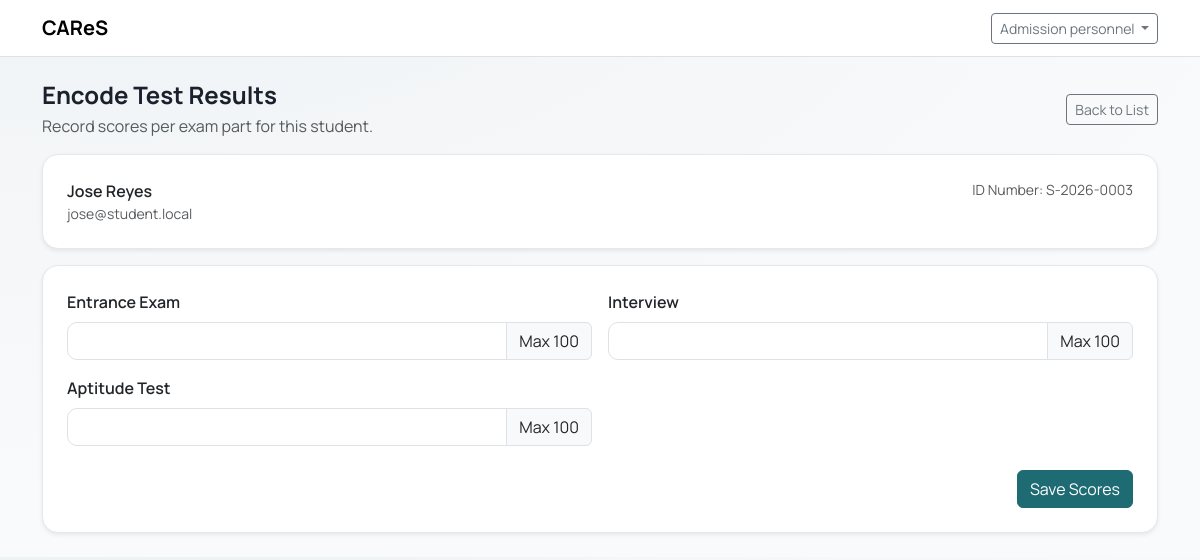
/admission/storage/edit?id=3 (signed in), run on an earlier commit of the app's database.
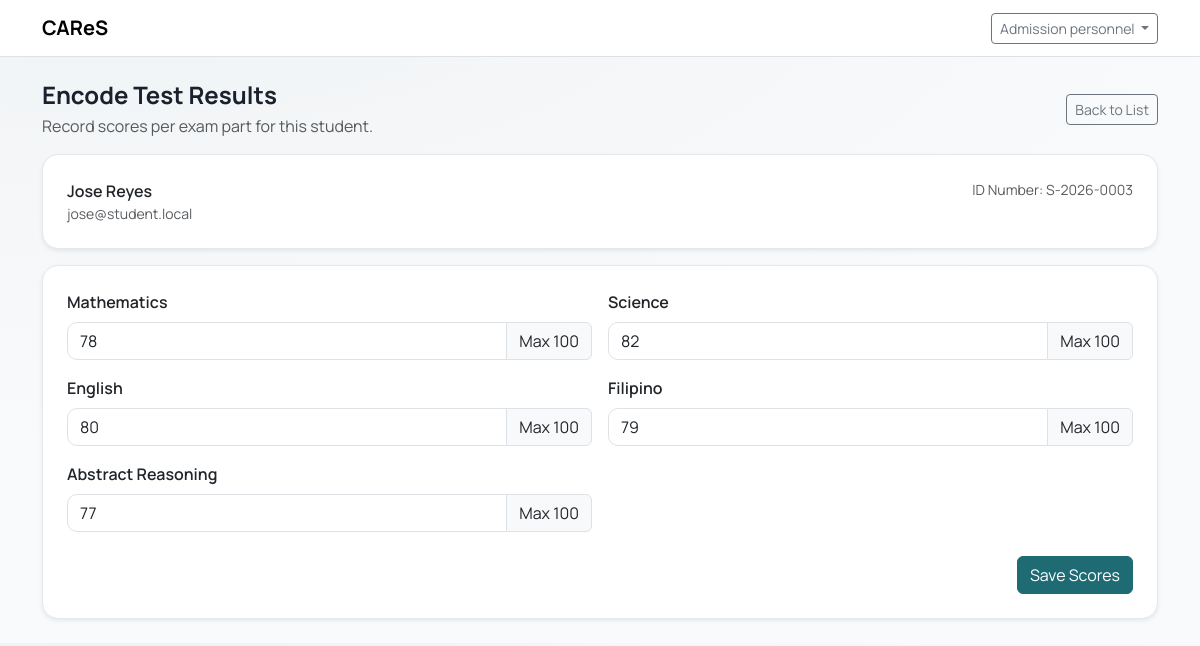
And on a later commit of the database.
### tables this page shows
CREATE TABLE exam_parts (
    id INT UNSIGNED AUTO_INCREMENT PRIMARY KEY,
    name VARCHAR(100) NOT NULL,
    max_score DECIMAL(6,2) NOT NULL DEFAULT 100.00,
    is_deleted TINYINT(1) NOT NULL DEFAULT 0,
    created_at TIMESTAMP NOT NULL DEFAULT CURRENT_TIMESTAMP,
    updated_at TIMESTAMP NULL DEFAULT NULL ON UPDATE CURRENT_TIMESTAMP,
    deleted_at DATETIME NULL,
    UNIQUE KEY uk_exam_parts_name (name),
    INDEX idx_exam_parts_deleted (is_deleted)
);

### core/View.php (called while the page is built, shortened)
<?php
final class View
{
    public static function render(string $viewPath, array $data = []): void
    {
        require __DIR__ . '/../app/Views/layouts/main.php';
    }
}

### app/Controllers/AdmissionController.php (called while the page is built, shortened)
<?php
final class AdmissionController
{
    public static function editStoredScores(): void
    {
        $id = (int)($_GET['id'] ?? 0);
        $st = Database::pdo()->prepare("SELECT id, id_number, name, email, status FROM students WHERE id = :id AND is_deleted = 0 LIMIT 1");
        $st->execute([':id' => $id]);
        $student = $st->fetch();
        $parts = WeightsService::getExamParts();
        $scoresMap = ScoresService::getStudentScoresMap($id);
        View::render('admission/encode_form', [
            'title' => 'Edit Scores',
            'student' => $student,
            'parts' => $parts,
            'scoresMap' => $scoresMap,
            'error' => null,
            'success' => flash('success'),
            'mode' => 'edit',
        ]);
    }
}

### core/Router.php (called while the page is built, shortened)
<?php
final class Router
{
    private array $routes = ['GET' => [], 'POST' => []];
    public function get(string $path, callable $handler): void
    {
        $this->routes['GET'][$path] = $handler;
    }
    public function post(string $path, callable $handler): void
    {
        $this->routes['POST'][$path] = $handler;
    }
    public function dispatch(string $method, string $path): void
    {
        $handler = $this->routes[$method][$path] ?? null;
        $handler();
    }
}

### public/index.php (called while the page is built, shortened)
<?php
$router = new Router();
$uri = parse_url($_SERVER['REQUEST_URI'] ?? '/', PHP_URL_PATH) ?: '/';
$path = str_starts_with($uri, BASE_PATH) ? substr($uri, strlen(BASE_PATH)) : $uri;
$path = $path === '' ? '/' : $path;
$method = $_SERVER['REQUEST_METHOD'] ?? 'GET';
$router->get('/', fn() => redirect('/login'));
$router->get('/login', [AuthController::class, 'showLogin']);
$router->post('/login', [AuthController::class, 'login']);
$router->get('/logout', [AuthController::class, 'logout']);
$router->get('/register', [AuthController::class, 'showRegister']);
$router->post('/register', [AuthController::class, 'register']);
$router->get('/verify-email', [AuthController::class, 'showVerifyEmail']);
$router->post('/verify-email', [AuthController::class, 'verifyEmail']);
$router->post('/verify-email/resend', [AuthController::class, 'resendVerifyEmail']);
$router->get('/force-password-change', [AuthController::class, 'showForcePasswordChange']);
$router->post('/force-password-change', [AuthController::class, 'forcePasswordChange']);
$router->get('/forgot-password', [AuthController::class, 'showForgotPassword']);
$router->post('/forgot-password', [AuthController::class, 'forgotPassword']);
$router->get('/reset-password', [AuthController::class, 'showResetPassword']);
$router->post('/reset-password', [AuthController::class, 'resetPassword']);
$router->get('/admin', fn() => redirect('/administrator'));
$router->get('/guidance', fn() => redirect('/admission'));
$router->get('/administrator', [AdminController::class, 'dashboard']);
$router->get('/administrator/accounts', function () {
    RoleMiddleware::requireRole('administrator');
    AccountsController::index();
});
$router->get('/administrator/accounts/create', function () {
    RoleMiddleware::requireRole('administrator');
    AccountsController::create();
});
$router->post('/administrator/accounts/create', function () {
    RoleMiddleware::requireRole('administrator');
    AccountsController::store();
});
$router->get('/administrator/accounts/edit', function () {
    RoleMiddleware::requireRole('administrator');
    AccountsController::edit();
});
$router->post('/administrator/accounts/edit', function () {
    RoleMiddleware::requireRole('administrator');
    AccountsController::update();
});
$router->post('/administrator/accounts/toggle', function () {
    RoleMiddleware::requireRole('administrator');
    AccountsController::toggleActive();
});
$router->post('/administrator/accounts/reset-password', function () {
    RoleMiddleware::requireRole('administrator');
    AccountsController::resetPassword();
});
$router->post('/administrator/accounts/verify', function () {
    RoleMiddleware::requireRole('administrator');
    AccountsController::verify();
});
$router->post('/administrator/accounts/reject', function () {
    RoleMiddleware::requireRole('administrator');
    AccountsController::reject();
});
$router->get('/administrator/matrix', [AdminController::class, 'matrix']);
$router->post('/administrator/matrix', [AdminController::class, 'saveMatrix']);
$router->get('/administrator/scores', [AdminController::class, 'scores']);
$router->get('/administrator/scores/view', [AdminController::class, 'viewScores']);
$router->get('/administrator/results', [AdminController::class, 'results']);
$router->get('/administrator/logs', [AdminController::class, 'logs']);
$router->get('/administrator/reports', [AdminController::class, 'reports']);
$router->get('/administrator/profile', [AdminController::class, 'profile']);
$router->post('/administrator/profile', [AdminController::class, 'updateProfile']);
$router->post('/administrator/profile/password', [AdminController::class, 'updatePassword']);
$router->get('/administrator/students', function () {
    RoleMiddleware::requireRole('administrator');
    AccountsController::students();
});
$router->get('/administrator/students/create', function () {
    RoleMiddleware::requireRole('administrator');
    AccountsController::createStudent();
});
$router->post('/administrator/students/create', function () {
    RoleMiddleware::requireRole('administrator');
    AccountsController::storeStudent();
});
$router->get('/administrator/students/edit', function () {
    RoleMiddleware::requireRole('administrator');
    AccountsController::editStudent();
});
$router->post('/administrator/students/edit', function () {
    RoleMiddleware::requireRole('administrator');
    AccountsController::updateStudent();
});
$router->get('/admission', [AdmissionController::class, 'dashboard']);
$router->get('/admission/encode', [AdmissionController::class, 'encode']);
$router->get('/admission/encode/edit', [AdmissionController::class, 'editScores']);
$router->post('/admission/encode/edit', [AdmissionController::class, 'saveScores']);
$router->get('/admission/results', [AdmissionController::class, 'results']);
$router->get('/admission/storage', [AdmissionController::class, 'storage']);
$router->get('/admission/storage/edit', [AdmissionController::class, 'editStoredScores']);
$router->get('/admission/students', [AdmissionController::class, 'students']);
$router->get('/admission/students/edit', [AdmissionController::class, 'editStudent']);
$router->post('/admission/students/edit', [AdmissionController::class, 'updateStudent']);
$router->dispatch($method, $path);

### core/Helpers.php (called while the page is built, shortened)
<?php
function e(string $value): string
{
    return htmlspecialchars($value, ENT_QUOTES, 'UTF-8');
}

### core/Database.php (called while the page is built, shortened)
<?php
final class Database
{
    private static ?PDO $pdo = null;
    public static function pdo(): PDO
    {
        if (self::$pdo instanceof PDO) {
            return self::$pdo;
        }
        $dsn = sprintf(
            'mysql:host=%s;dbname=%s;charset=%s',
            DB_HOST,
            DB_NAME,
            DB_CHARSET
        );
        $options = [
            PDO::ATTR_ERRMODE            => PDO::ERRMODE_EXCEPTION,
            PDO::ATTR_DEFAULT_FETCH_MODE => PDO::FETCH_ASSOC,
            PDO::ATTR_EMULATE_PREPARES   => false,
        ];
        try {
            self::$pdo = new PDO($dsn, DB_USER, DB_PASS, $options);
            self::$pdo->exec("SET time_zone = '+08:00'");
            return self::$pdo;
        } catch (PDOException $e) {
            if (APP_DEBUG) {
                exit('DB Error: ' . e($e->getMessage()));
            }
            exit('Database connection failed.');
        }
    }
}

### app/Services/WeightsService.php (called while the page is built, shortened)
<?php
final class WeightsService
{
    public static function getExamParts(): array
    {
        $sql = "SELECT id, name, max_score
                FROM exam_parts
                WHERE is_deleted = 0
                ORDER BY id ASC";
        return Database::pdo()->query($sql)->fetchAll();
    }
}

### app/Views/admission/encode_form.php (the view, shortened to what the changed rows need)
<?php if (empty($parts)): ?>
  <div class="alert alert-warning">No exam parts configured.</div>
<?php else: ?>
  <form method="post" action="<?= e(BASE_PATH) ?>/admission/encode/edit">
    <div class="card shadow-sm">
      <div class="card-body">
        <div class="row g-3">
          <?php foreach ($parts as $part): ?>
            <?php
              $partId = (int)$part['id'];
              $maxScore = (float)$part['max_score'];
              $value = $scoresMap[$partId] ?? '';
            ?>
            <div class="col-12 col-md-6">
              <label class="form-label fw-semibold"><?= e($part['name']) ?></label>
              <div class="input-group">
                <input
                  class="form-control"
                  type="number"
                  name="scores[<?= $partId ?>]"
                  min="0"
                  max="<?= e((string)$maxScore) ?>"
                  step="0.01"
                  value="<?= e((string)$value) ?>"
                  required
                >
                <span class="input-group-text">Max <?= e((string)$maxScore) ?></span>
              </div>
            </div>
          <?php endforeach; ?>
        </div>
      </div>
    </div>
  </form>
<?php endif; ?>

What changed in the data, as far as the page shows it:
changed exam_parts: name "Entrance Exam" → "Mathematics"; value (not shown) → "78"
changed exam_parts: name "Interview" → "Science"; value (not shown) → "82"
changed exam_parts: name "Aptitude Test" → "English"; value (not shown) → "80"
added exam_parts: name "Filipino", value "79", max_score "100"
added exam_parts: name "Abstract Reasoning", value "77", max_score "100"
